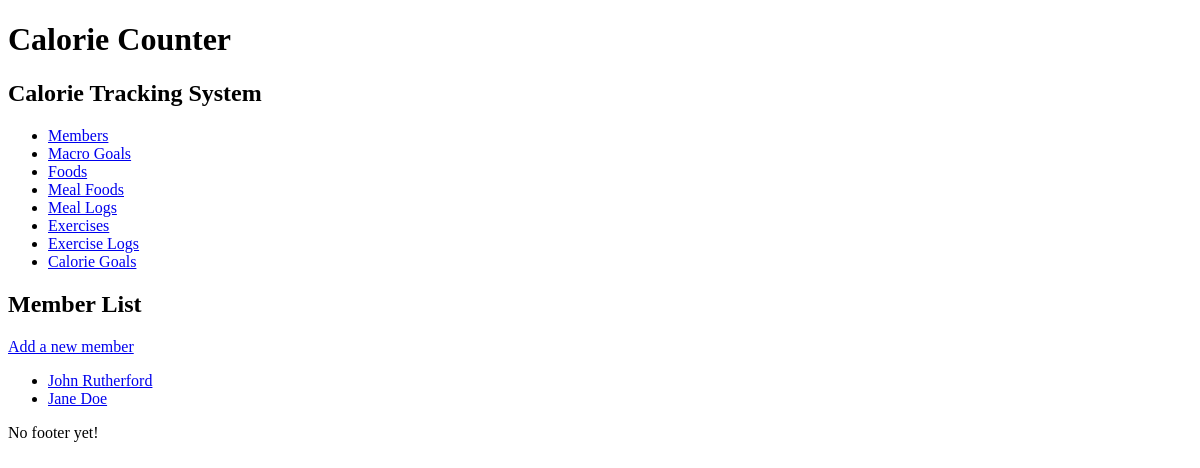
The app's page /member/, older data.
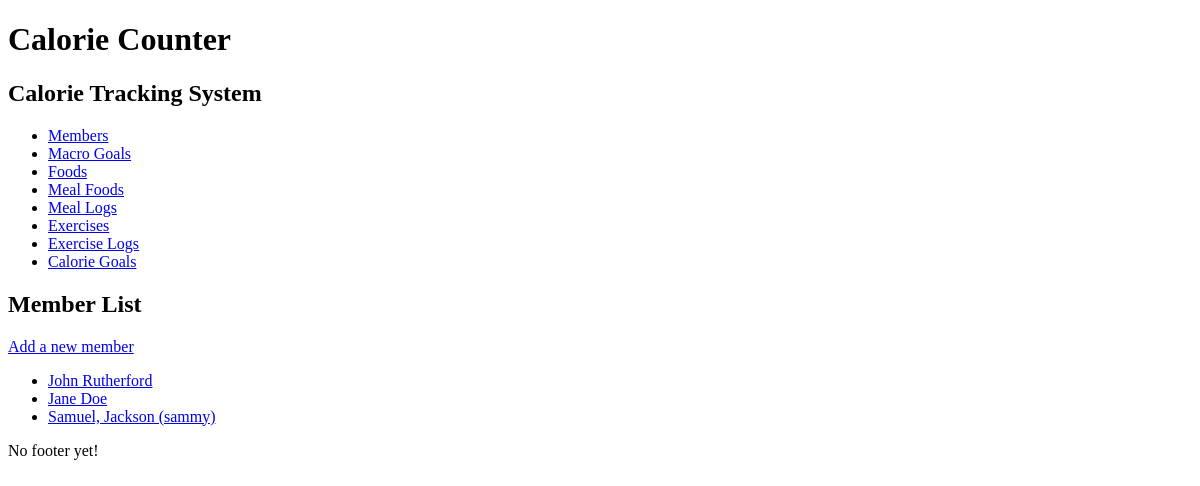
The same page, newer data.
### calorie_counter/models.py (models this page shows, shortened)
class Member(models.Model):
    SEX_CHOICES = [
        ('M', 'Male'),
        ('F', 'Female'),
    ]
    id = models.AutoField(primary_key=True)
    first_name = models.CharField(max_length=50)
    last_name = models.CharField(max_length=50)
    e_mail = models.EmailField(max_length=254, unique=True)
    height = models.IntegerField(help_text="Height in inches")
    weight = models.IntegerField(help_text="Weight in pounds")
    age = models.IntegerField(help_text="Age in years")
    sex = models.CharField(help_text="Male = M, Female = F", max_length=1, choices=SEX_CHOICES)
    date_joined = models.DateField()
    disambiguator = models.CharField(max_length=45, blank=True, default='')
    def __str__(self):
        result = ''
        if self.disambiguator == '':
            result = '%s %s ' % (self.first_name, self.last_name)
        else:
            result = '%s, %s (%s)' % (self.first_name, self.last_name, self.disambiguator)
        return result
    def get_absolute_url(self):
        return reverse('calorie_counter_member_detail_urlpattern',
                       kwargs={'pk': self.pk}
                       )
    class Meta:
        constraints = [
            models.UniqueConstraint(fields=['first_name', 'last_name', 'e_mail'], name='unique_member')
        ]

### calorie_counter/views.py (the view)
class MemberList(View):
    def get(self, request):
        return render(
            request,
            'calorie_counter/member_list.html',
            {'member_list': Member.objects.all()}
        )

### calorie_counter/templates/calorie_counter/member_list.html (shortened to what this page needs)
{%  extends 'calorie_counter/base.html' %}
{%  block content %}
    <h2> Member List </h2>
    <div>
        <a href="{% url 'calorie_counter_member_create_urlpattern' %}"> Add a new member </a>
    </div>
    <ul>
        {% for member in member_list %}
            <li>
                <a href="{{ member.get_absolute_url }}"> {{ member }} </a>
            </li>
        {%  empty   %}
            <li><em>There are currently no members.</em></li>
        {% endfor %}
    </ul>
{%  endblock %}

Row changes from the older to the newer data that the page shows:
added Member: disambiguator+first_name+last_name "Samuel, Jackson (sammy)"
